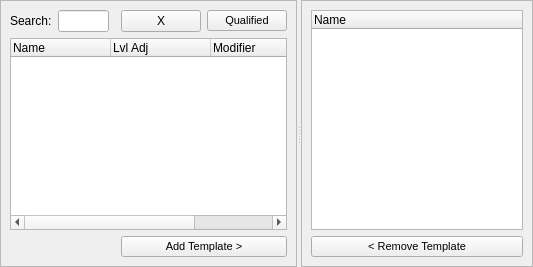
          <widget class="QSplitter" name="spltTemplatesHoriz">
           <property name="frameShape">
            <enum>QFrame::NoFrame</enum>
           </property>
           <property name="orientation">
            <enum>Qt::Horizontal</enum>
           </property>
           <widget class="QFrame" name="frmlTemplatesLeft">
            <property name="frameShape">
             <enum>QFrame::StyledPanel</enum>
            </property>
            <property name="frameShadow">
             <enum>QFrame::Raised</enum>
            </property>
            <layout class="QGridLayout" name="gridLayout_9">
             <item row="0" column="0">
              <widget class="QLabel" name="lblTemplatesSearch">
               <property name="text">
                <string>Search:</string>
               </property>
              </widget>
             </item>
             <item row="0" column="4">
              <widget class="QPushButton" name="btnTemplatesQualified">
               <property name="font">
                <font>
                 <pointsize>8</pointsize>
                </font>
               </property>
               <property name="text">
                <string>Qualified</string>
               </property>
               <property name="checkable">
                <bool>true</bool>
               </property>
              </widget>
             </item>
             <item row="1" column="0" colspan="5">
              <widget class="QTreeWidget" name="treeTemplates">
               <column>
                <property name="text">
                 <string>Name</string>
                </property>
               </column>
               <column>
                <property name="text">
                 <string>Lvl Adj</string>
                </property>
               </column>
               <column>
                <property name="text">
                 <string>Modifier</string>
                </property>
               </column>
               <column>
                <property name="text">
                 <string>Pre-Reqs</string>
                </property>
               </column>
              </widget>
             </item>
             <item row="2" column="3" colspan="2">
              <widget class="QPushButton" name="btnAddTemplate">
               <property name="font">
                <font>
                 <pointsize>8</pointsize>
                </font>
               </property>
               <property name="text">
                <string>Add Template &gt;</string>
               </property>
              </widget>
             </item>
             <item row="0" column="3">
              <widget class="QPushButton" name="btnTemplatesSearchClear">
               <property name="text">
                <string>X</string>
               </property>
              </widget>
             </item>
             <item row="0" column="1">
              <widget class="QLineEdit" name="qlnTemplatesSearch"/>
             </item>
            </layout>
           </widget>
           <widget class="QFrame" name="frmlTemplatesRight">
            <property name="frameShape">
             <enum>QFrame::StyledPanel</enum>
            </property>
            <property name="frameShadow">
             <enum>QFrame::Raised</enum>
            </property>
            <layout class="QGridLayout" name="gridLayout_10">
             <item row="0" column="0">
              <widget class="QTreeWidget" name="treeTemplatesSelected">
               <column>
                <property name="text">
                 <string>Name</string>
                </property>
               </column>
              </widget>
             </item>
             <item row="1" column="0">
              <widget class="QPushButton" name="btnRemoveTemplate">
               <property name="font">
                <font>
                 <pointsize>8</pointsize>
                </font>
               </property>
               <property name="text">
                <string>&lt; Remove Template</string>
               </property>
              </widget>
             </item>
            </layout>
           </widget>
          </widget>
